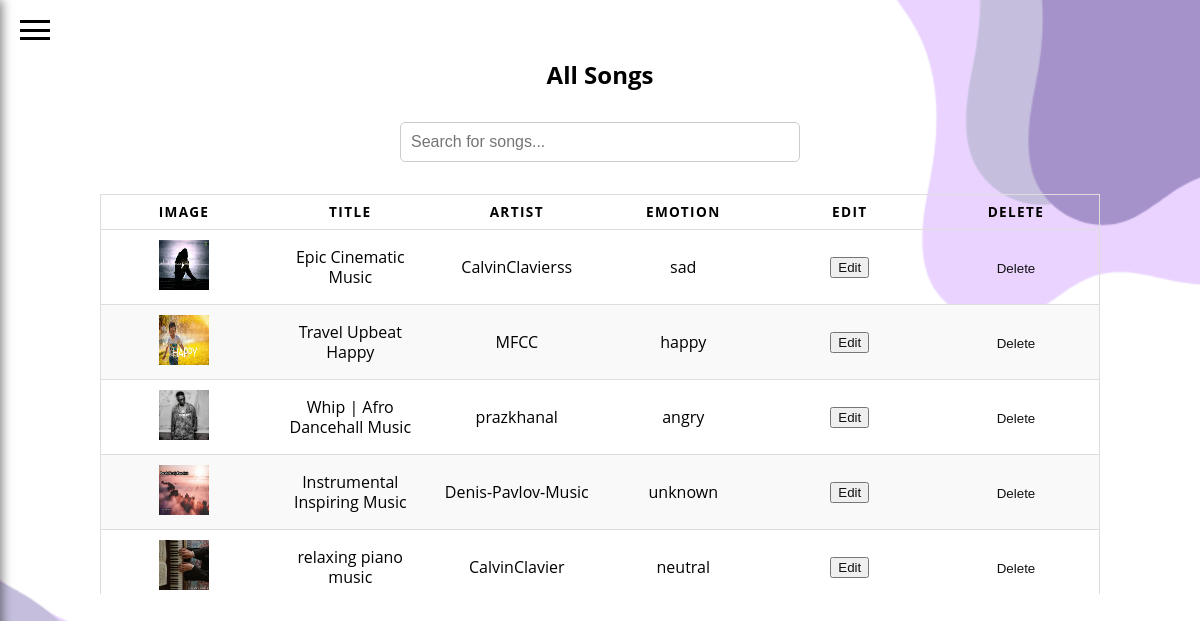
Page /all_songs (signed in) on the committed database.
### tables this page shows
CREATE TABLE Songs (
        id INTEGER PRIMARY KEY AUTOINCREMENT,
        image TEXT NOT NULL,           -- Path to the image (album cover)
        title TEXT NOT NULL,           -- Song title
        artist TEXT NOT NULL,          -- Artist name
        song TEXT NOT NULL,            -- Path to the song file
        mode TEXT NOT NULL DEFAULT 'unknown'  -- Mode (default is 'unknown')
    );

### app.py (the view)
@app.route('/all_songs')
def all_songs():
    if 'username' not in session or session['role'] != 'admin':
        flash('Access denied. Admins only.', 'danger')
        return redirect(url_for('login'))  # Redirect to home if not admin
    conn = get_db_connection()
    c = conn.cursor()
    c.execute("SELECT * FROM Songs")  # Fetch all songs from the Songs table
    songs = c.fetchall()
    conn.close()
    return render_template('ad/all_song.html', songs=songs)

### app.py (called while the page is built)
def get_db_connection():
    conn = sqlite3.connect('sqlit.db')
    conn.row_factory = sqlite3.Row
    return conn

### templates/ad/all_song.html (shortened to what this page needs)
{% include "ad/header.html" %}
<link rel="stylesheet" href="{{ url_for('static', filename='css/table.css') }}">
<div class="content-wrapper" style="display: flex; justify-content: center; align-items: center; flex-direction: column;">
    <div class="tab" style="width: 100%; text-align: center;">
        <h2>All Songs</h2>
        <div style="margin-bottom: 20px;">
            <input type="text" id="search-bar" onkeyup="searchSongs()" placeholder="Search for songs..." style="background-color: transparent;padding: 10px; width: 100%; max-width: 400px; border-radius: 5px; border: 1px solid #ccc;">
        </div>
        <div class="table-wrapper">
            <table id="songs-table">
                <thead>
                    <tr>
                        <th scope="col">Image</th>
                        <th scope="col">Title</th>
                        <th scope="col">Artist</th>
                        <th scope="col">Emotion</th>
                        <th scope="col">Edit</th>
                        <th scope="col">Delete</th>
                    </tr>
                </thead>
                <tbody>
                    {% for song in songs %}
                    <tr>
                        <td data-label="Image"><img src="{{ url_for('static', filename='images/' + song['image']) }}" alt="Album cover" width="50" height="50"></td>
                        <td data-label="Title">{{ song['title'] }}</td>
                        <td data-label="Artist">{{ song['artist'] }}</td>
                        <td data-label="Emotion">{{ song['mode'] }}</td>
                        <td data-label="Edit">
                            <a href="{{ url_for('edit_song', song_id=song['id']) }}">
                                <button style="color: #111;">Edit</button>
                            </a>
                        </td>
                        <td data-label="Delete">
                            <form action="{{ url_for('delete_song', song_id=song['id']) }}" method="POST" style="display: inline;">
                                <button type="submit" style="color: #111; background: none; border: none; cursor: pointer;">Delete</button>
                            </form>
                        </td>
                    </tr>
                    {% endfor %}
                </tbody>
            </table>
        </div>
    </div>
</div>
{% include "ad/footer.html" %}

### static/css/ad_ind.css (style rules this page uses)
body { font-family: 'Poppins', sans-serif; background-image: url('../image/bg2.png'); background-size: cover; background-position: center; background-repeat: no-repeat; margin: 0; display: flex; justify-content: center; align-items: center; height: 100vh; overflow: hidden; position: relative; color: #000000; }
input { width: 100%; padding: 15px; margin: 12px 0; border: none; border-radius: 10px; background-color: rgba(16, 27, 60, 0.8); color: #ffffff; font-size: 16px; box-sizing: border-box; backdrop-filter: blur(12px); border: 1px solid rgba(255, 255, 255, 0.2); transition: border-color 0.3s ease; }

### static/css/table.css (style rules this page uses)
body { display: block; font-family: "Open Sans", sans-serif; line-height: 1.25; padding: 20px; background-color: transparent; }
.content-wrapper { max-width: 1000px; margin: 0 auto; padding: 20px; }
.table-wrapper { height: 400px; overflow-y: auto; }
table { border: 1px solid #ccc; border-collapse: collapse; margin: 0; padding: 0; width: 100%; table-layout: fixed; }
table thead { background-color: transparent; position: sticky; top: 0; z-index: 1; }
table tr { background-color: transparent; border: 1px solid #ddd; padding: .35em; }
table th, table td { padding: .625em; text-align: center; }
table th { font-size: .85em; letter-spacing: .1em; text-transform: uppercase; background-color: transparent; }
table tbody tr:nth-child(even) { background-color: #f9f9f9; }

### rows in the picture
Songs: image (picture), title "Epic Cinematic Music", artist "CalvinClavierss", mode "sad"
Songs: image (picture), title "Travel Upbeat Happy", artist "MFCC", mode "happy"
Songs: image (picture), title "Whip | Afro Dancehall Music", artist "prazkhanal", mode "angry"
Songs: image (picture), title "Instrumental Inspiring Music", artist "Denis-Pavlov-Music", mode "unknown"
Songs: image (picture), title "relaxing piano music", artist "CalvinClavier", mode "neutral"
